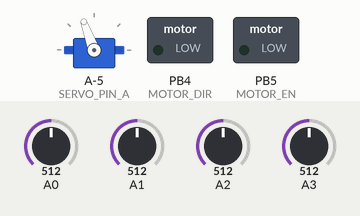
Bench run of a sketch on a simulated ATtiny85, built with avr-gcc and run on an emulated ATtiny85. Parts: servo, switched loads named in the sketch (green lamp = pin HIGH). Inputs (shaded band) come from the test bench; at power-on: A0 = 512, A1 = 512, A2 = 512, A3 = 512. What the sketch prints to the serial monitor is not drawn.

Above: at 0.05 s.
At 3.0 s:
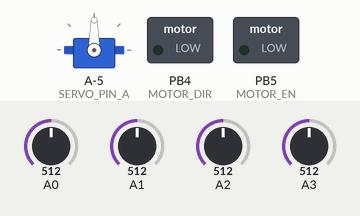
At 6.0 s:
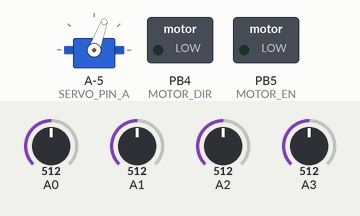
Timing chart, 0 to 7.8 s (numbered marks = the images above):
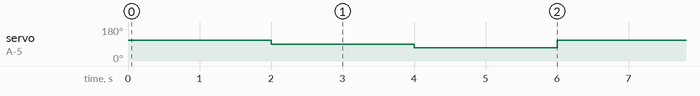

The sketch:

FreshSRDEDITION.ino
```cpp
#include <Arduino.h>
#include <avr/io.h>
#include <avr/interrupt.h>
#include "ADC.h"
#include "setup.h"
#include <IRremote.h>
#include "config.h"
#include "motor.h"
#include "PWMServo.h"
#include <Servo.h>
#include "sensors.h"


char command = 'S';
char prevCommand = 'A';
int velocity = 0;
unsigned long timer0 = 2000;  //Stores the time (in millis since execution started)
unsigned long timer1 = 0;  //Stores the time when the last command was received from the phone


/////////////////////////////////////////////////////////////////////////////////////////////////////////////////////////////////////
double mapdouble(double x, double in_min, double in_max, double out_min, double out_max)
{
  return (x - in_min) * (out_max - out_min) / (in_max - in_min) + out_min;
}


void setup()
{

  analogReference(DEFAULT); //analog init
  ADC_setup();
  //speedInit();
  setupMotorServo();
  //setupIrrecv();

  //button init (set pul-up resistor)
  pinMode(BUTTON, INPUT);
  digitalWrite(BUTTON,HIGH);

  //init serial
  Serial.begin(SERIAL_SPEED);

  // say START
  Serial.println("\nStart");

}
//VARIABLEAS

int sen_min_val = 20;
int sen_max_val = 150;

int angle = 0;
int speedR = 0;

unsigned char sen_left[3];
unsigned char med_left;
unsigned char sen_center[3];
unsigned char med_center;
unsigned char sen_right[3];
unsigned char med_right;

int k = 0;

unsigned long ir_command;

void loop()
{
while(1)
  {
//    writeServo(0);

    writeServo(SERVO_MAX_ANGLE);
    delay(2000);
    writeServo(0);
    delay(2000);
    writeServo(-SERVO_MAX_ANGLE);
    delay(2000);
  }
  /*
  while(1)
  {
    if(Serial.available() > 0){
      timer1 = millis();
      prevCommand = command;
      command = Serial.read();
      //Change pin mode only if new command is different from previous.
      if(command!=prevCommand){
        //Serial.println(command);
        switch(command){
        case 'F':
          forward(velocity);
          angle = 0;
          //yellowCar.Forward_4W(velocity);
          break;
        case 'B':
          //yellowCar.Back_4W(velocity);
          angle = 0;
          back(velocity);
          delay(500);
          break;
        case 'L':
          //yellowCar.Left_4W();
          angle = -SERVO_MAX_ANGLE;
          break;
        case 'R':
          angle = SERVO_MAX_ANGLE;
          //yellowCar.Right_4W();
          break;
        case 'S':
          forward(0);
          angle = 0;
          //yellowCar.Stopped_4W();
          break;
        case 'I':  //FR
          forward(velocity);
          angle = SERVO_MAX_ANGLE;
          //yellowCar.ForwardRight_4W(velocity);
          break;
        case 'J':  //BR
          angle = SERVO_MAX_ANGLE;
          back(velocity);
          //yellowCar.BackRight_4W(velocity);
          break;
        case 'G':  //FL
          forward(velocity);
          angle = -SERVO_MAX_ANGLE;
          //yellowCar.ForwardLeft_4W(velocity);
          break;
        case 'H':  //BL
          angle = -SERVO_MAX_ANGLE;
          back(velocity);
          //yellowCar.BackLeft_4W(velocity);
          break;
        case 'W':  //Font ON
          //digitalWrite(pinfrontLights, HIGH);
          break;
        case 'w':  //Font OFF
          //digitalWrite(pinfrontLights, LOW);
          break;
        case 'U':  //Back ON
          //digitalWrite(pinbackLights, HIGH);
          break;
        case 'u':  //Back OFF
          //digitalWrite(pinbackLights, LOW);
          break;
        case 'D':  //Everything OFF
          //digitalWrite(pinfrontLights, LOW);
          //digitalWrite(pinbackLights, LOW);
          //yellowCar.Stopped_4W();
          break;
        default:  //Get velocity
          if(command=='q'){
            velocity = 255;  //Full velocity
          }
          else{
            //Chars '0' - '9' have an integer equivalence of 48 - 57, accordingly.
            if((command >= 48) && (command <= 57)){
              //Subtracting 48 changes the range from 48-57 to 0-9.
              //Multiplying by 25 changes the range from 0-9 to 0-225.
              velocity = (command - 48)*25;
            }
          }
        }
      }
    }
    else{
      timer0 = millis();  //Get the current time (millis since execution started).
      //Check if it has been 500ms since we received last command.
      if((timer0 - timer1)>500){
        speedR = 0;
      }
    }
    writeServo(angle);

  }

*/


    while(1)
    {
      ////////////////////////////////
      //MEDIAN FILTER
      //TODO delta
      if(marker_sensor_is_ready[SLEFT])
      {
        sen_left[0] = sen_left[1];
        sen_left[1] = sen_left[2];
        sen_left[2] =  sen_data[SLEFT];
        med_left = median_of_3(sen_left[0],sen_left[1],sen_left[2]);// тут медианный фильтр
        marker_sensor_is_ready[SLEFT] = 0;
      }
      if(marker_sensor_is_ready[SRIGHT])
      {
        sen_right[0] = sen_right[1];
        sen_right[1] = sen_right[2];
        sen_right[2] =  sen_data[SRIGHT];
        med_right = median_of_3(sen_right[0],sen_right[1],sen_right[2]);// тут медианный фильтр
        marker_sensor_is_ready[SRIGHT] = 0;
      }
      if(marker_sensor_is_ready[SCENTER])
      {
        sen_center[0] = sen_center[1];
        sen_center[1] = sen_center[2];
        sen_center[2] =  sen_data[SCENTER];
        med_center = median_of_3(sen_center[0],sen_center[1],sen_center[2]);// тут медианный фильтр
        marker_sensor_is_ready[SCENTER] = 0;
      }


   if(med_center>140)
    {
      writeServo( (int)
      (mapdouble(
                ((double)(  (double)(-med_left+med_right) /  (double)(med_left+med_right)  )),
                -1,
                1,
                -SERVO_MAX_ANGLE,
                SERVO_MAX_ANGLE
                )
                /2));
    }
    else
    {
      writeServo( (int)
      (mapdouble(
                ((double)(  (double)(-med_left+med_right) /  (double)(med_left+med_right)  )),
                -1,
                1,
                -SERVO_MAX_ANGLE,
                SERVO_MAX_ANGLE
                )
                *30));
    }

      speedR = map (med_center,20,150,70,170);
      forward(speedR);


      /////////////////////////////////////////////////////////////////////////
      //BUMP
      if((med_center<31)) // time?
      {
        if(k>300)////////////////10//////////////////////////////////////////////////////////////////////////////////////////////////////////////////////
        {
          if(med_left>med_right)
          {
            mLeft();
            k = 0;
          }
          else
          {
            mRight();
            k = 0;
          }
        }
        else
        {
          k++;
        }
      }
      else
      {
        k = 0;
      }
  ///////////////////////////////////////////////////////
//   Speed and servo

  ////////////////////////////////////////////////////////
//   display data
//      Serial.print( med_left,DEC);
//      Serial.print("  ");
  //    Serial.print( med_center,DEC);
  //    Serial.print("  ");
  //    Serial.print( med_right,DEC);
  //    Serial.print("  ");
  //    Serial.print(speedR);
  //    Serial.print("  ");
  //    Serial.println(angle);
  //    delay(10);


    }

}


void mLeft(void)
{

  neutral();
  delay(50);

  writeServo(SERVO_MAX_ANGLE);
  delay(120);
  back(170);
  delay(550);//320
  neutral();
  writeServo(-SERVO_MAX_ANGLE);
  delay(100);
  forward(200);
  delay(100);


}
void mRight(void)
{
  neutral();
  delay(50);
  writeServo(-SERVO_MAX_ANGLE);
  delay(120);
  back(150);
  delay(320);
  neutral();
  writeServo(SERVO_MAX_ANGLE);
  delay(100);
  forward(200);
  delay(100);
}
```

ADC.cpp
```cpp
#include <Arduino.h>
#include <avr/io.h>
#include <avr/interrupt.h>
#include "ADC.h"

volatile unsigned int adc_data[LAST_ADC_INPUT-FIRST_ADC_INPUT+1];
volatile unsigned int sen_data[LAST_ADC_INPUT-FIRST_ADC_INPUT+1];
volatile unsigned char marker_sensor_is_ready[3];

void ADC_setup()
{
  cli();
  // ADC initialization
  // ADC Clock frequency: 125,000 kHz
  // ADC Voltage Reference: Int., cap. on AREF
  // ADC Auto Trigger Source: ADC Stopped
  // Only the 8 most significant bits of
  // the AD conversion result are used
  // Digital input buffers on ADC0: Off, ADC1: Off, ADC2: Off, ADC3: Off
  // ADC4: Off, ADC5: Off
  DIDR0=0x00;
  ADMUX=FIRST_ADC_INPUT | (ADC_VREF_TYPE & 0xff);
  ADCSRA=0xCF;
  sei();
}

int mapInt (int x, int in_min, int in_max, int out_min, int out_max)
{
  return (x - in_min) * (out_max - out_min) / (in_max - in_min) + out_min;
}

// ADC interrupt service routine
// with auto input scanning
ISR(ADC_vect)
{
  static unsigned char uc_input_index=0;
  // Read the AD conversion result
  static unsigned char uc_input_index_last;
  uc_input_index_last = uc_input_index;
  adc_data[uc_input_index]=ADCW;
  // Select next ADC input
  if (++uc_input_index > (LAST_ADC_INPUT-FIRST_ADC_INPUT))
    uc_input_index=0;
  ADMUX=(FIRST_ADC_INPUT | (ADC_VREF_TYPE & 0xff))+uc_input_index;
  // Delay needed for the stabilization of the ADC input voltage
  //delay_us(10);
  if(uc_input_index_last<3)
  {
    volatile unsigned int val = (8762.88/(adc_data[uc_input_index_last]/2 + 18.32)-12.06);
    sen_data[uc_input_index_last] = (val>150?150:val);
    marker_sensor_is_ready[uc_input_index_last] = 1;
  }
  else
  {
    volatile int i=0;
    for(i=0;i<10;i++);

  }
  // Start the AD conversion
  ADCSRA|=0x40;


}
```

ADC.h
```cpp
//ADC
#define FIRST_ADC_INPUT 0
#define LAST_ADC_INPUT 6

#define ADC_VREF_TYPE 0x40

void ADC_setup();
extern volatile unsigned int adc_data[LAST_ADC_INPUT-FIRST_ADC_INPUT+1];
extern volatile unsigned int sen_data[LAST_ADC_INPUT-FIRST_ADC_INPUT+1];
extern volatile unsigned char marker_sensor_is_ready[3];
```

PWMServo.h
```cpp
#ifndef PWMServo_h
#define PWMServo_h

/*
  PWMServo.h - Hardware Servo Timer Library
  http://arduiniana.org/libraries/pwmservo/
  Author: Jim Studt, jim@federated.com
  Copyright (c) 2007 David A. Mellis.  All right reserved.
  renamed to PWMServo by Mikal Hart
  ported to other chips by Paul Stoffregen

  This library is free software; you can redistribute it and/or
  modify it under the terms of the GNU Lesser General Public
  License as published by the Free Software Foundation; either
  version 2.1 of the License, or (at your option) any later version.

  This library is distributed in the hope that it will be useful,
  but WITHOUT ANY WARRANTY; without even the implied warranty of
  MERCHANTABILITY or FITNESS FOR A PARTICULAR PURPOSE.  See the GNU
  Lesser General Public License for more details.

  You should have received a copy of the GNU Lesser General Public
  License along with this library; if not, write to the Free Software
  Foundation, Inc., 51 Franklin St, Fifth Floor, Boston, MA  02110-1301  USA
*/

#include <inttypes.h>

#if defined(__AVR_ATmega168__) || defined(__AVR_ATmega328P__) // Arduino
  #define SERVO_PIN_A 9
  #define SERVO_PIN_B 10
#elif defined(__AVR_ATmega1280__) || defined(__AVR_ATmega2560__) // Arduino Mega
  #define SERVO_PIN_A 11
  #define SERVO_PIN_B 12
  #define SERVO_PIN_C 13
#elif defined(__AVR_ATmega644P__) || defined(__AVR_ATmega644__) // Sanguino
  #define SERVO_PIN_A 13
  #define SERVO_PIN_B 12
#elif defined(__AVR_AT90USB162__) // Teensy 1.0
  #define SERVO_PIN_A 17
  #define SERVO_PIN_B 18
  #define SERVO_PIN_C 15
#elif defined(__AVR_ATmega32U4__) // Teensy 2.0
  #define SERVO_PIN_A 14
  #define SERVO_PIN_B 15
  #define SERVO_PIN_C 4
#elif defined(__AVR_AT90USB646__) || defined(__AVR_AT90USB1286__) // Teensy++
  #define SERVO_PIN_A 25
  #define SERVO_PIN_B 26
  #define SERVO_PIN_C 27
#else
  #define SERVO_PIN_A 9
  #define SERVO_PIN_B 10
#endif

class PWMServo
{
  private:
    uint8_t pin;
    uint8_t angle;       // in degrees
    uint8_t min16;       // minimum pulse, 16uS units  (default is 34)
    uint8_t max16;       // maximum pulse, 16uS units, 0-4ms range (default is 150)
    static void seizeTimer1();
    static void releaseTimer1();
    static uint8_t attachedA;
    static uint8_t attachedB;
    #ifdef SERVO_PIN_C
    static uint8_t attachedC;
    #endif
  public:
    PWMServo();
    uint8_t attach(int);
                             // pulse length for 0 degrees in microseconds, 544uS default
                             // pulse length for 180 degrees in microseconds, 2400uS default
    uint8_t attach(int, int, int);
                             // attach to a pin, sets pinMode, returns 0 on failure, won't
                             // position the servo until a subsequent write() happens
                             // Only works for 9 and 10.
    void detach();
    void write(int);         // specify the angle in degrees, 0 to 180
    uint8_t read();
    uint8_t attached();
};

#endif
```

motor.cpp
```cpp
#include <Arduino.h>
#include <avr/io.h>
#include <avr/interrupt.h>
#include "ADC.h"
#include "setup.h"
#include "config.h"
#include "motor.h"
#include "PWMServo.h"
#include <Servo.h>

// MOTOR

char motorDir = STOP; // 1 forward 0 stop -1 back
void motorInit()
{
  pinMode(MOTOR_DIR,OUTPUT);
  pinMode(MOTOR_EN,OUTPUT);
}
void forward(int value)
{
  motorDir=FORWARD;
  digitalWrite(MOTOR_DIR,HIGH);
  value=constrain(value,0,255);
  analogWrite(MOTOR_EN,value);
}
void neutral()
{
  motorDir=STOP;
  analogWrite(MOTOR_EN,0);
}
void back(int value)
{
  motorDir=BACK;
  digitalWrite(MOTOR_DIR,LOW);
  value=constrain(value,0,255);
  analogWrite(MOTOR_EN,value);
}


// speed of robot
unsigned long tPrev = 0; // time of previev interrupt it use for "drebezg"
unsigned long tCurr = 0; // time current interrupt it use for "drebezg"
int state = HIGH; // for led


//Servo analog output
#define SERVOANALOGPIN 7
#define SERVOMINVOLTAGE 47
#define SERVOMAXVOLTAGE 574


// SERVO
void getServoInit()
{
  pinMode(SERVOANALOGPIN,INPUT);
  digitalWrite(SERVOANALOGPIN,HIGH);
}
int getServo() //return servo
{
  int value = map(adc_data[SERVOANALOGPIN],SERVOLEFTVOLTAGE,SERVORIGHTVOLTAGE,-SERVO_MAX_ANGLE,SERVO_MAX_ANGLE)+7;
  return value;
}

Servo wheelServoR;
void writeServo (int value )
{
  value = constrain(value,-SERVO_MAX_ANGLE,SERVO_MAX_ANGLE);
  wheelServoR.write(STCALC(value));

}

void setupMotorServo()
{
  // init moror
   motorInit();
  //motorServoR.attach(SERVO_PIN_B,544,2400); // 10
  //motorServoR.write(SPEED_ZERO);
  //delay(3200);
  // initialize the LED pin as an output:
  pinMode(LED,OUTPUT);

  // init servo and set it to midle
  wheelServoR.attach(SERVO_PIN_A,500,2500);  // 9
  writeServo(0);
}
```

motor.h
```cpp
extern int realRobotSpeed;


void getServoInit();
int getServo();
void writeServo (int value );
void setupMotorServo();

void forward(int value);
void neutral();
void back(int value);
```

sensors.cpp
```cpp
#include <Arduino.h>
#include <avr/io.h>
#include <avr/interrupt.h>
#include "ADC.h"
#include "setup.h"
#include <IRremote.h>
#include "config.h"
#include "motor.h"
#include "PWMServo.h"
#include <Servo.h>
//SENSORS
// return value in sm it used for convert from analod sharp sensor to sm
int read_gp2y0a_range(char value)
{
  int val = analogRead(value);
  val = 8762.88/(val/2 + 18.32)-12.06;
  if (val < 0) val = 150;
  if (val >150) val = 150;
  return  val;
}

unsigned char median_of_3( unsigned char  a, unsigned char b, unsigned char c )
{
  unsigned char the_max = max( max( a, b ), c );
  unsigned char the_min = min( min( a, b ), c );
  // unnecessarily clever code
  unsigned char the_median = the_max ^ the_min ^ a ^ b ^ c;
  return( the_median );
}
```

sensors.h
```cpp
int read_gp2y0a_range(char value);
unsigned char median_of_3( unsigned char  a, unsigned char b, unsigned char c );
```

setup.c
```cpp

```

config.h
```cpp
// CONFIG
#define LED_PIN 13
//servo (rotate frontal wheels)
#define SERVO_PIN 9
#define SERVO_OFFSET 90
#define SERVO_MAX_ANGLE 20
#define STCALC(a) (SERVO_OFFSET+(a))

// motor (back wheels are powered)
#define MOTOR_EN 5
#define MOTOR_DIR 4
#define FORWARD 1
#define STOP 0
#define BACK -1

// led
#define LED 13
// distanse (analog sensors)
#define SRIGHT 2
#define SCENTER 0
#define SLEFT 1
// serial
#define SERIAL_SPEED 115200
// button
#define BUTTON 12


//Servo analog output
#define SERVOANALOGPIN 4
#define SERVOLEFTVOLTAGE 47
#define SERVORIGHTVOLTAGE 574
```

Source omitted: setup.h (3238 bytes)

Measured:
- by itself, servo on A-5 (SERVO_PIN_A): repeats every 6.0 s: 70° 2.0 s, 110° 2.0 s, 90° 2.0 s
